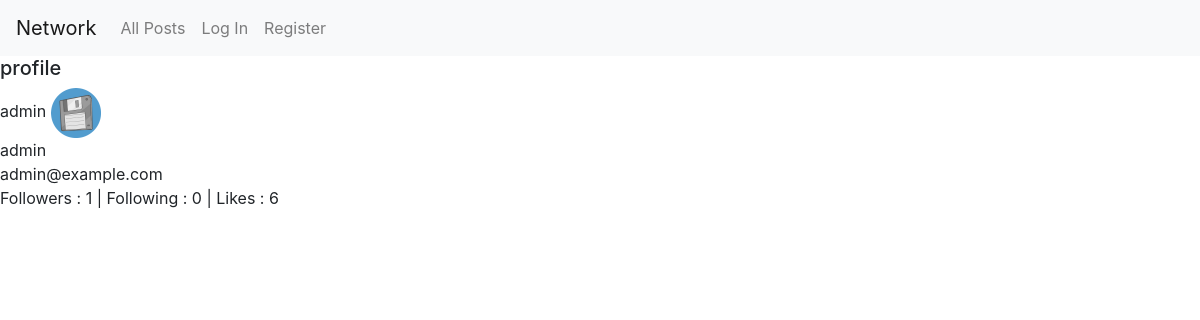
/profile/2, run on an earlier commit of the app's database.
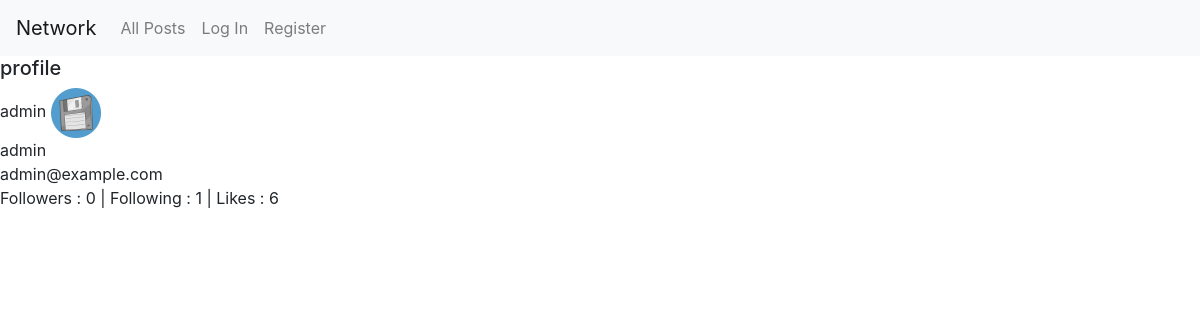
And on a later commit of the database.
### network/models.py (models this page shows)
class User(AbstractUser):
    avatar = models.TextField(default="avatar_bucket.png")
    like_count = models.PositiveSmallIntegerField(default=0, blank=True, null=True)
    followers = models.ManyToManyField("User", related_name="followers_id")
    following = models.ManyToManyField("User", related_name="following_id")
    pass

### network/views.py (the view)
# urls.py: path("profile/<int:profile_id>", views.profile, name="profile"),
def profile(request,profile_id):
    profile = User.objects.get(
            id=profile_id
            )
    print(profile)
    return  render(request, "network/profile.html", {'profile': profile})

### network/templates/network/profile.html
{% extends "network/layout.html" %}
{% block body %}
<section>
    <h5>profile</h5>
    {{ profile.username }}
    <img width="50px" src="../../static/network/img/avatars/{{ profile.avatar }}" alt=""> <br>
    {{ profile.username }} <br>
    {{ profile.email }} <br>
    Followers : {{ profile.followers.count }} | Following : {{ profile.following.count }} | Likes : {{ profile.like_count }}<br>
</section>
{% endblock %}

What changed in the data, as far as the page shows it:
changed User "admin": followers.count "1" → "0"; following.count "0" → "1"
